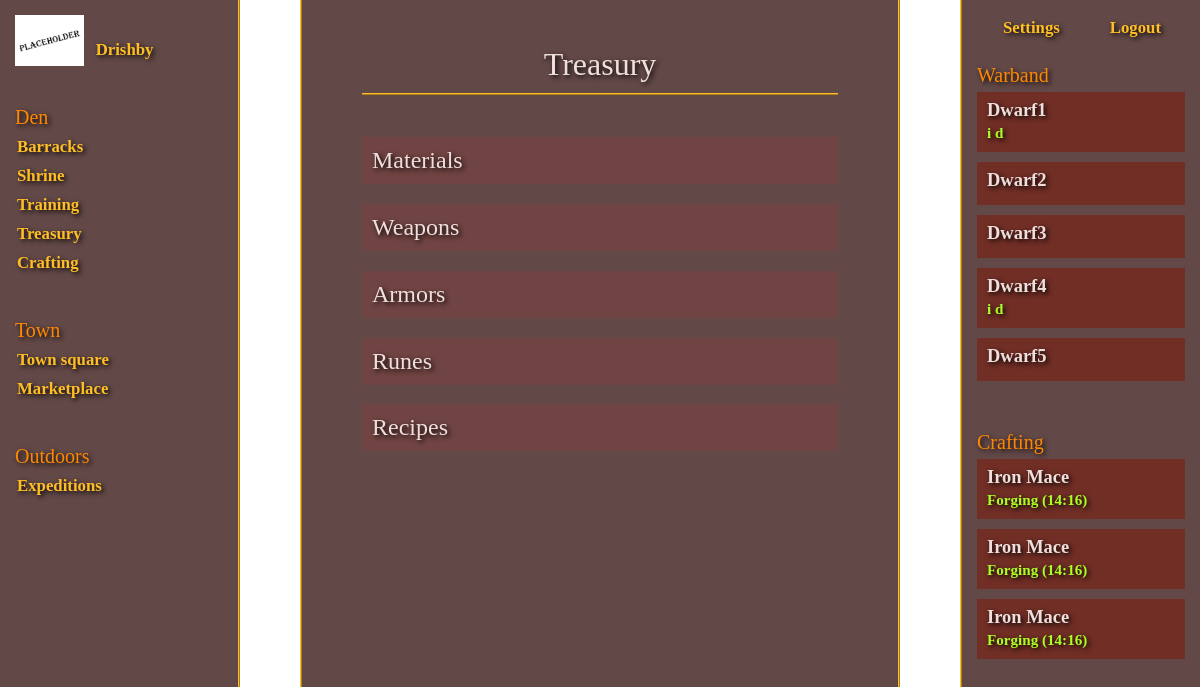
The app's page /treasury/ (signed in), older data.
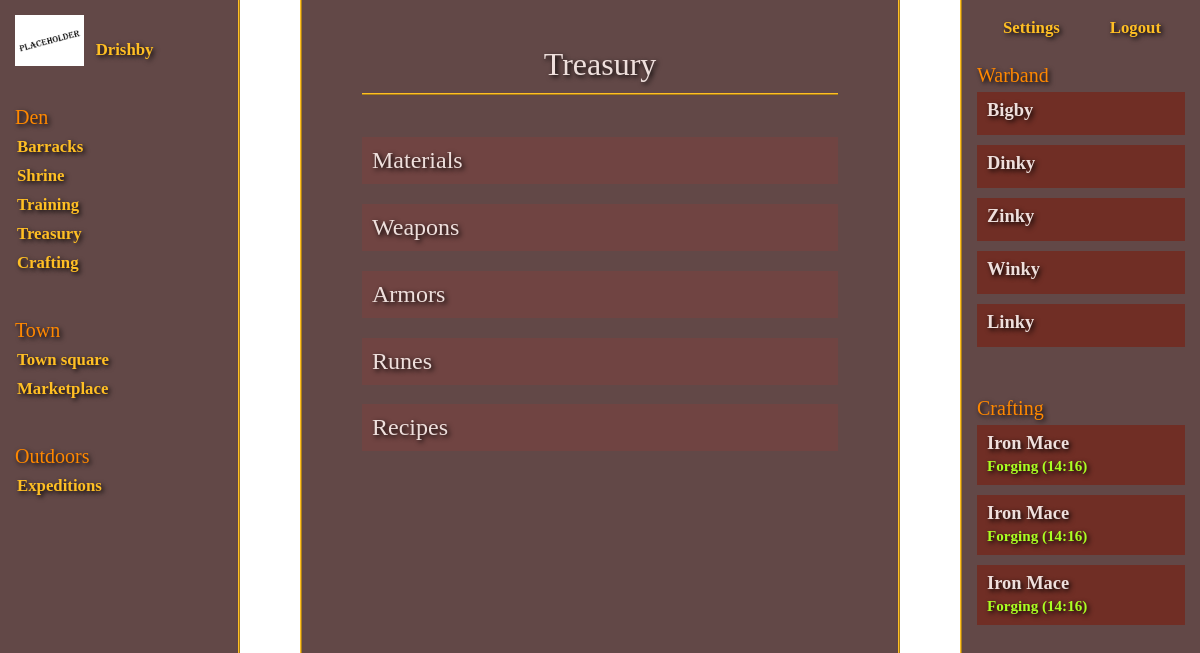
The same page, newer data.
### apps/dwarves/models.py (models this page shows, shortened)
class Character(models.Model):
    strength_total = models.IntegerField(default=0)
    intelligence_total = models.IntegerField(default=0)
    endurance_total = models.IntegerField(default=0)
    speed_total = models.IntegerField(default=0)
    agility_total = models.IntegerField(default=0)
    willpower_total = models.IntegerField(default=0)
    charisma_total = models.IntegerField(default=0)
    luck_total = models.IntegerField(default=0)
    physical_armor = models.IntegerField(default=0)
    magical_armor = models.IntegerField(default=0)
    physical_mitigation = models.FloatField(default=0.00)
    magical_mitigation = models.FloatField(default=0.00)
    abilities = models.JSONField(default=dict, blank=True)
    class Meta:
        abstract = True

class Dwarf(Character):
    name = models.CharField(max_length=32)
    leader = models.ForeignKey(Account, null=True, on_delete=models.CASCADE)
    status = models.CharField(max_length=32)
    status_time = models.DateTimeField(null=True, blank=True)
    pvp_points = models.IntegerField(default=0)
    battles_fought = models.IntegerField(default=0)
    battles_won = models.IntegerField(default=0)
    head = models.CharField(max_length=64, blank=True, null=True)
    shoulders = models.CharField(max_length=64, blank=True, null=True)
    chest = models.CharField(max_length=64, blank=True, null=True)
    gloves = models.CharField(max_length=64, blank=True, null=True)
    pants = models.CharField(max_length=64, blank=True, null=True)
    boots = models.CharField(max_length=64, blank=True, null=True)
    two_hand = models.CharField(max_length=64, blank=True, null=True)
    main_hand = models.CharField(max_length=64, blank=True, null=True)
    off_hand = models.CharField(max_length=64, blank=True, null=True)
    trinket = models.CharField(max_length=64, blank=True, null=True)
    strength_base = models.IntegerField(default=initial_attributes)
    intelligence_base = models.IntegerField(default=initial_attributes)
    endurance_base = models.IntegerField(default=initial_attributes)
    speed_base = models.IntegerField(default=initial_attributes)
    agility_base = models.IntegerField(default=initial_attributes)
    willpower_base = models.IntegerField(default=initial_attributes)
    charisma_base = models.IntegerField(default=initial_attributes)
    luck_base = models.IntegerField(default=initial_attributes)
    strength_multiplier = models.IntegerField(default=0)
    intelligence_multiplier = models.IntegerField(default=0)
    endurance_multiplier = models.IntegerField(default=0)
    speed_multiplier = models.IntegerField(default=0)
    agility_multiplier = models.IntegerField(default=0)
    willpower_multiplier = models.IntegerField(default=0)
    charisma_multiplier = models.IntegerField(default=0)
    luck_multiplier = models.IntegerField(default=0)
    strength_bonus = models.IntegerField(default=0)
    intelligence_bonus = models.IntegerField(default=0)
    endurance_bonus = models.IntegerField(default=0)
    speed_bonus = models.IntegerField(default=0)
    agility_bonus = models.IntegerField(default=0)
    willpower_bonus = models.IntegerField(default=0)
    charisma_bonus = models.IntegerField(default=0)
    luck_bonus = models.IntegerField(default=0)
    ability_cap = models.IntegerField(default=0)
    battle_power = models.IntegerField(default=0)

### apps/items/views.py (the view)
# urls.py: path('treasury/', treasury, name='treasury'),
@login_required(login_url='/mountain', redirect_field_name=None)
def treasury(request):
    treasury_list = Account.objects.filter(id=request.user.id).values_list('treasury', flat=True).first()
    owned_items = {key: val for key, val in treasury_list.items()
                   if val != 0}
    print(owned_items)
    materials_list = Material.objects.all().values()
    weapons_list = Weapon.objects.all().values()
    armors_list = Armor.objects.all().values()
    runes_list = Rune.objects.all().values()
    recipes_list = Recipe.objects.all().values()
    owned_materials = []
    owned_weapons = []
    owned_armors = []
    owned_runes = []
    owned_recipes = []
    def item_type_list_generator(type_list, owned_list):
        for key in owned_items:
            for item in type_list:
                if item["name"] == key:
                    item.update({'quantity': owned_items.get(key)})
                    owned_list.append(item)
        return owned_list
    item_type_list_generator(materials_list, owned_materials)
    item_type_list_generator(weapons_list, owned_weapons)
    item_type_list_generator(armors_list, owned_armors)
    item_type_list_generator(runes_list, owned_runes)
    item_type_list_generator(recipes_list, owned_recipes)
    warband = Dwarf.objects.values('id', 'name', 'status').filter(leader=request.user)
    return render(request, "../templates/items/treasury.html", {
        'warband': warband,
        'owned_materials': owned_materials,
        'owned_weapons': owned_weapons,
        'owned_armors': owned_armors,
        'owned_runes': owned_runes,
        'owned_recipes': owned_recipes
    })

### templates/items/treasury.html (shortened to what this page needs)
{% extends 'base.html' %}
{% load static %}
{% block stylesheets %}
    <link rel="stylesheet" href="{% static 'css/items/treasury.css' %}" type="text/css"/>
{% endblock %}
{% block navbar %}
    {% include 'navbar.html' %}
{% endblock %}
{% block content %}
    <h1>Treasury</h1>
    <div id="treasury-box">
        <h2 class="storage-widget" onclick="displayItems('materials')">Materials</h2>
        <h2 class="storage-widget" onclick="displayItems('weapons')">Weapons</h2>
        <h2 class="storage-widget" onclick="displayItems('armors')">Armors</h2>
        <h2 class="storage-widget" onclick="displayItems('runes')">Runes</h2>
        <h2 class="storage-widget" onclick="displayItems('recipes')">Recipes</h2>
    </div>
{% endblock %}
{% block status-tab %}
    {% include 'status-tab.html' %}
{% endblock %}

### templates/status-tab.html
<div id="status-tab-top">
    <a href="{% url 'settings' %}">Settings</a>
    <a href="{% url 'logout' %}">Logout</a>
</div>
<div class="status-tab-segment">
    <h3>Warband</h3>
    {% for dwarf in warband %}
        <a href="{% url 'details' %}{{ dwarf.id }}" class="dwarf-info">
            <span class="dwarf-name">{{ dwarf.name }}</span>
            <span class="dwarf-status">
                {% if dwarf.status.0 == "idle" %}
                    {% if dwarf.status.1 == 0 %}
                        Snorkling 0
                    {% elif dwarf.status.1 == 1 %}
                        Snorkling 1
                    {% elif dwarf.status.1 == 2 %}
                        Snorkling 2
                    {% elif dwarf.status.1 == 3 %}
                        Snorkling 3
                    {% elif dwarf.status.1 == 4 %}
                        Snorkling 4
                    {% elif dwarf.status.1 == 5 %}
                        Snorkling 5
                    {% elif dwarf.status.1 == 6 %}
                        Snorkling 6
                    {% elif dwarf.status.1 == 7 %}
                        Snorkling 7
                    {% endif %}
                {% else %}
                    {{ dwarf.status.0 }}
                    {{ dwarf.status.1 }}
                {% endif %}
            </span>
        </a>
    {% endfor %}
</div>
<div class="status-tab-segment">
    <h3>Crafting</h3>
    <a href="/" class="crafting-info">
        <span class="crafting-name">Iron Mace</span>
        <span class="crafting-status">Forging (14:16)</span>
    </a>
    <a href="/" class="crafting-info">
        <span class="crafting-name">Iron Mace</span>
        <span class="crafting-status">Forging (14:16)</span>
    </a>
    <a href="/" class="crafting-info">
        <span class="crafting-name">Iron Mace</span>
        <span class="crafting-status">Forging (14:16)</span>
    </a>
</div>

Row changes from the older to the newer data that the page shows:
changed Dwarf: name "Dwarf1" → "Bigby"; status.0 "i" → (not shown); status.1 "d" → (not shown)
changed Dwarf: name "Dwarf2" → "Dinky"
changed Dwarf: name "Dwarf3" → "Zinky"
changed Dwarf: name "Dwarf4" → "Winky"; status.0 "i" → (not shown); status.1 "d" → (not shown)
changed Dwarf: name "Dwarf5" → "Linky"
